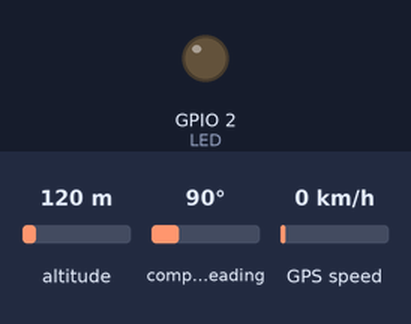
Recording of a sketch running on a simulated ESP32. Shown: output pins drawn as LEDs (lit = HIGH). Dashed ring = blinking. Inputs (shaded band) come from the test bench; at power-on: altitude 120 m, compass heading 90°, GPS speed 0 km/h. WiFi joins after 1.5 s; servers stay silent unless stated; the GPS gets a fix after 3 s at 37.7749, -122.4194 with 8 satellites; what the sketch prints to the serial monitor is not drawn.

Above: at 0.1 s.
At 2.7 s:
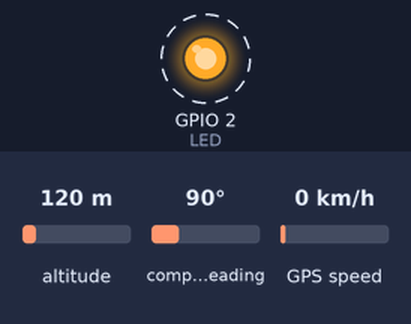
2.8 s: altitude set to 20 m
6.3 s: compass heading set to 7°
10.3 s: GPS speed set to 30 km/h
Timing chart, 0 to 20.3 s (numbered marks = the images above; inputs shaded):
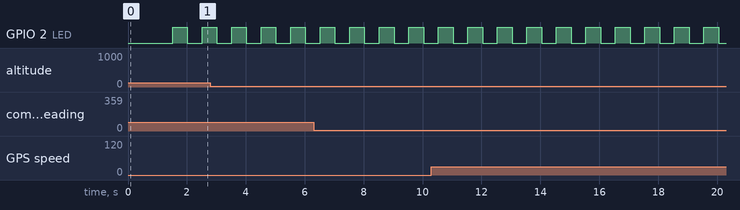

The sketch:

v3.ino
```cpp
#include <TinyGPS++.h>
#include <HardwareSerial.h>
#include <WiFi.h>
#include <HTTPClient.h>

// ================= GPS =================
TinyGPSPlus gps;
HardwareSerial SerialGPS(2);

#define RXD2 16
#define TXD2 17
#define LED  2

// ================= WiFi =================
const char* ssid     = "LukMuoo_HA";
const char* password = "Smartpiglet";

// ================= Server =================
String serverURL  = "https://projectmyluggie.pythonanywhere.com/update";
String deviceName = "LUGGIE-01";

// ================= Timer =================
unsigned long lastBlink = 0;
unsigned long lastSend  = 0;
bool ledState = false;

const unsigned long blinkInterval = 500;
const unsigned long sendInterval  = 30000;   // 10 วินาที (เหมือน Python)

// ================= Setup =================
void setup() {
  Serial.begin(115200);
  SerialGPS.begin(9600, SERIAL_8N1, RXD2, TXD2);

  pinMode(LED, OUTPUT);
  digitalWrite(LED, LOW);

  // WiFi connect
  WiFi.begin(ssid, password);
  Serial.print("Connecting WiFi");
  while (WiFi.status() != WL_CONNECTED) {
    delay(500);
    Serial.print(".");
  }
  Serial.println("\nWiFi connected: " + WiFi.localIP().toString());
}

// ================= Loop =================
void loop() {
  // อ่าน GPS ตลอดเวลา
  while (SerialGPS.available()) {
    gps.encode(SerialGPS.read());
  }

  bool gpsFixed = gps.location.isValid() && gps.location.isUpdated();

  // ================= GPS FIX =================
  if (gpsFixed) {
    digitalWrite(LED, HIGH);

    double lat = gps.location.lat();
    double lon = gps.location.lng();
    int sats = gps.satellites.isValid() ? gps.satellites.value() : 0;

    Serial.printf("GPS FIX: %.6f, %.6f | SAT: %d\n", lat, lon, sats);

    if (millis() - lastSend >= sendInterval) {
      lastSend = millis();

      if (WiFi.status() == WL_CONNECTED) {
        HTTPClient http;
        http.begin(serverURL);
        http.addHeader("Content-Type", "application/json");

        // === JSON FORMAT SAME AS PYTHON ===
        String json = "{";
        json += "\"device_name\":\"" + deviceName + "\",";
        json += "\"ip_address\":\"" + WiFi.localIP().toString() + "\",";
        json += "\"lat\":" + String(lat, 6) + ",";
        json += "\"lon\":" + String(lon, 6) + ",";
        json += "\"satellites\":" + String(sats);
        json += "}";

        int code = http.POST(json);
        Serial.printf("POST %d\n", code);
        http.end();
      }
    }
  }
  // ================= GPS NOT FIX =================
  else {
    Serial.println("Waiting for GPS fix...");

    if (millis() - lastBlink >= blinkInterval) {
      lastBlink = millis();
      ledState = !ledState;
      digitalWrite(LED, ledState);
    }
  }
}
```

Measured:
- by itself, GPIO 2 (LED): alternates HIGH for 0.50 s and LOW for 0.50 s
